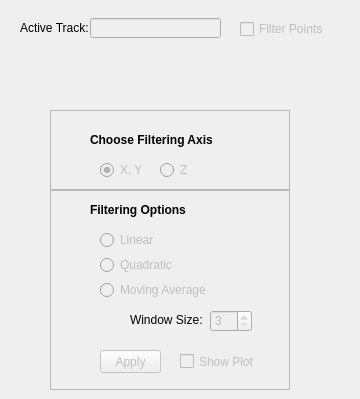
   <widget class="QWidget" name="tab_3">
    <attribute name="title">
     <string>Filtering</string>
    </attribute>
    <widget class="QLineEdit" name="lineEdit_filtering_active">
     <property name="enabled">
      <bool>false</bool>
     </property>
     <property name="geometry">
      <rect>
       <x>90</x>
       <y>18</y>
       <width>131</width>
       <height>20</height>
      </rect>
     </property>
     <property name="toolTip">
      <string>&lt;html&gt;&lt;head/&gt;&lt;body&gt;&lt;p&gt;The selected layer in the table of contents.&lt;/p&gt;&lt;/body&gt;&lt;/html&gt;</string>
     </property>
    </widget>
    <widget class="QLabel" name="label_visualization_active_4">
     <property name="geometry">
      <rect>
       <x>20</x>
       <y>20</y>
       <width>81</width>
       <height>16</height>
      </rect>
     </property>
     <property name="text">
      <string>&lt;html&gt;&lt;head/&gt;&lt;body&gt;&lt;p&gt;&lt;span style=&quot; color:#000000;&quot;&gt;Active Track:&lt;/span&gt;&lt;/p&gt;&lt;/body&gt;&lt;/html&gt;</string>
     </property>
    </widget>
    <widget class="QCheckBox" name="checkBox_filtering_edit">
     <property name="enabled">
      <bool>false</bool>
     </property>
     <property name="geometry">
      <rect>
       <x>240</x>
       <y>21</y>
       <width>111</width>
       <height>16</height>
      </rect>
     </property>
     <property name="toolTip">
      <string>&lt;html&gt;&lt;head/&gt;&lt;body&gt;&lt;p&gt;Checking this box will enable the &amp;quot;Filtering&amp;quot; fields for editing. The user must select a layer in the table of contents, have editing &amp;quot;on&amp;quot;, and have at least one selected point.&lt;/p&gt;&lt;/body&gt;&lt;/html&gt;</string>
     </property>
     <property name="text">
      <string>Filter Points</string>
     </property>
    </widget>
    <widget class="QFrame" name="frame">
     <property name="geometry">
      <rect>
       <x>50</x>
       <y>190</y>
       <width>240</width>
       <height>200</height>
      </rect>
     </property>
     <property name="frameShape">
      <enum>QFrame::StyledPanel</enum>
     </property>
     <property name="frameShadow">
      <enum>QFrame::Raised</enum>
     </property>
     <widget class="QCheckBox" name="checkBox_filtering_showplot">
      <property name="enabled">
       <bool>false</bool>
      </property>
      <property name="geometry">
       <rect>
        <x>130</x>
        <y>160</y>
        <width>81</width>
        <height>23</height>
       </rect>
      </property>
      <property name="toolTip">
       <string>&lt;html&gt;&lt;head/&gt;&lt;body&gt;&lt;p&gt;If selected, a scatterplot will be created to show the original and filtered points. Currently on supported on Windows.&lt;/p&gt;&lt;/body&gt;&lt;/html&gt;</string>
      </property>
      <property name="text">
       <string>Show Plot</string>
      </property>
     </widget>
     <widget class="QLabel" name="label_66">
      <property name="geometry">
       <rect>
        <x>80</x>
        <y>120</y>
        <width>81</width>
        <height>20</height>
       </rect>
      </property>
      <property name="text">
       <string>Window Size:</string>
      </property>
     </widget>
     <widget class="QRadioButton" name="radioButton_filtering_linear">
      <property name="enabled">
       <bool>false</bool>
      </property>
      <property name="geometry">
       <rect>
        <x>50</x>
        <y>40</y>
        <width>141</width>
        <height>20</height>
       </rect>
      </property>
      <property name="toolTip">
       <string>&lt;html&gt;&lt;head/&gt;&lt;body&gt;&lt;p&gt;After selecting a number of points within an edit session, the linear regression filter will place all points along a line. The line is fit using a least squares regression.&lt;/p&gt;&lt;/body&gt;&lt;/html&gt;</string>
      </property>
      <property name="text">
       <string>Linear</string>
      </property>
     </widget>
     <widget class="QRadioButton" name="radioButton_filtering_quad">
      <property name="enabled">
       <bool>false</bool>
      </property>
      <property name="geometry">
       <rect>
        <x>50</x>
        <y>65</y>
        <width>82</width>
        <height>20</height>
       </rect>
      </property>
      <property name="toolTip">
       <string>&lt;html&gt;&lt;head/&gt;&lt;body&gt;&lt;p&gt;After selecting a number of points within an edit session, the quadratic regression filter will place all points along a line. The line is fit using a least squares regression.&lt;/p&gt;&lt;/body&gt;&lt;/html&gt;</string>
      </property>
      <property name="text">
       <string>Quadratic</string>
      </property>
     </widget>
     <widget class="QSpinBox" name="spinBox_filtering_moving">
      <property name="enabled">
       <bool>false</bool>
      </property>
      <property name="geometry">
       <rect>
        <x>160</x>
        <y>120</y>
        <width>42</width>
        <height>22</height>
       </rect>
      </property>
      <property name="toolTip">
       <string>&lt;html&gt;&lt;head/&gt;&lt;body&gt;&lt;p&gt;An odd positive integer.&lt;/p&gt;&lt;/body&gt;&lt;/html&gt;</string>
      </property>
      <property name="minimum">
       <number>3</number>
      </property>
      <property name="singleStep">
       <number>2</number>
      </property>
     </widget>
     <widget class="QPushButton" name="pushButton_filtering_apply">
      <property name="enabled">
       <bool>false</bool>
      </property>
      <property name="geometry">
       <rect>
        <x>50</x>
        <y>160</y>
        <width>61</width>
        <height>23</height>
       </rect>
      </property>
      <property name="toolTip">
       <string>&lt;html&gt;&lt;head/&gt;&lt;body&gt;&lt;p&gt;Apply the selected filter to the selected points in the active layer. To roll back these edits, select &amp;quot;Cancel for selected layer&amp;quot; in the editor options.&lt;/p&gt;&lt;/body&gt;&lt;/html&gt;</string>
      </property>
      <property name="text">
       <string>Apply</string>
      </property>
      <property name="icon">
       <iconset resource="resources.qrc">
        <normaloff>:/plugins/milkmachine/triangle.png</normaloff>:/plugins/milkmachine/triangle.png</iconset>
      </property>
     </widget>
     <widget class="QRadioButton" name="radioButton_filtering_moving">
      <property name="enabled">
       <bool>false</bool>
      </property>
      <property name="geometry">
       <rect>
        <x>50</x>
        <y>90</y>
        <width>111</width>
        <height>20</height>
       </rect>
      </property>
      <property name="toolTip">
       <string>&lt;html&gt;&lt;head/&gt;&lt;body&gt;&lt;p&gt;After selecting a number of points within an edit session, the moving average filter will apply a moving window average to the points. The window will exclude the points on the end, since the window will not be able to &amp;quot;see&amp;quot; past the selection. Those points at the beginning and end will not change their coordinates. The window must be an odd integer in order for the window to be centered on each point. &lt;/p&gt;&lt;/body&gt;&lt;/html&gt;</string>
      </property>
      <property name="text">
       <string>Moving Average</string>
      </property>
     </widget>
     <widget class="QLabel" name="label_43">
      <property name="geometry">
       <rect>
        <x>40</x>
        <y>10</y>
        <width>101</width>
        <height>20</height>
       </rect>
      </property>
      <property name="font">
       <font>
        <weight>75</weight>
        <italic>false</italic>
        <bold>true</bold>
       </font>
      </property>
      <property name="text">
       <string>Filtering Options</string>
      </property>
     </widget>
    </widget>
    <widget class="QFrame" name="frame_2">
     <property name="geometry">
      <rect>
       <x>50</x>
       <y>110</y>
       <width>240</width>
       <height>80</height>
      </rect>
     </property>
     <property name="frameShape">
      <enum>QFrame::StyledPanel</enum>
     </property>
     <property name="frameShadow">
      <enum>QFrame::Raised</enum>
     </property>
     <widget class="QLabel" name="label_45">
      <property name="geometry">
       <rect>
        <x>40</x>
        <y>20</y>
        <width>131</width>
        <height>20</height>
       </rect>
      </property>
      <property name="font">
       <font>
        <weight>75</weight>
        <italic>false</italic>
        <bold>true</bold>
       </font>
      </property>
      <property name="text">
       <string>Choose Filtering Axis</string>
      </property>
     </widget>
     <widget class="QRadioButton" name="radioButton_filtering_xy">
      <property name="enabled">
       <bool>false</bool>
      </property>
      <property name="geometry">
       <rect>
        <x>50</x>
        <y>50</y>
        <width>41</width>
        <height>20</height>
       </rect>
      </property>
      <property name="toolTip">
       <string>&lt;html&gt;&lt;head/&gt;&lt;body&gt;&lt;p&gt;Filter the X and Y axis (i.e. the longitude and latitude axes, respectively). This will filter the actual QGIS X and Y point locations (not found in the attribute table).&lt;/p&gt;&lt;/body&gt;&lt;/html&gt;</string>
      </property>
      <property name="text">
       <string>X, Y</string>
      </property>
      <property name="checked">
       <bool>true</bool>
      </property>
     </widget>
     <widget class="QRadioButton" name="radioButton_filtering_z">
      <property name="enabled">
       <bool>false</bool>
      </property>
      <property name="geometry">
       <rect>
        <x>110</x>
        <y>50</y>
        <width>82</width>
        <height>20</height>
       </rect>
      </property>
      <property name="toolTip">
       <string>&lt;html&gt;&lt;head/&gt;&lt;body&gt;&lt;p&gt;Filter the Z axis (i.e. altitude). This filters the &amp;quot;altitude&amp;quot; field.&lt;/p&gt;&lt;/body&gt;&lt;/html&gt;</string>
      </property>
      <property name="text">
       <string>Z</string>
      </property>
     </widget>
    </widget>
   </widget>
